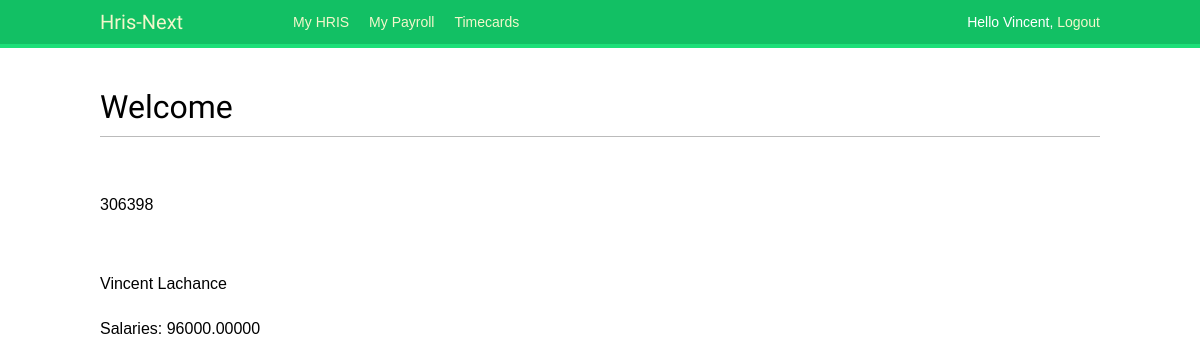
Before: /hris/employee/1/ (signed in) with the older database file.
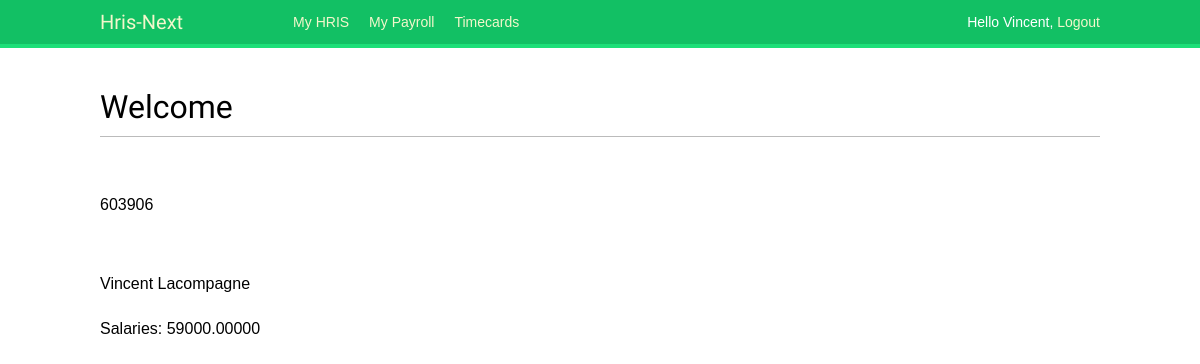
After: the same page with the newer database file.
### hris/models.py (models this page shows, shortened)
class Employee(models.Model):
    first_name = models.CharField(max_length=50, help_text='Enter employee\'s first name')
    last_name = models.CharField(max_length=50, help_text='Enter employee\'s last name')
    birthdate = models.DateField()
    sin_number = models.IntegerField()
    salary = models.DecimalField(max_digits = 16, decimal_places = 5)
    employee_number = models.IntegerField()
    hire_date = models.DateField()
    street_no = models.CharField(max_length=10, default=' ',help_text='Enter employee\'s address')
    street_name = models.CharField(max_length=50, default=' ',help_text='Enter employee\'s address')
    city = models.CharField(max_length=50, default=' ', help_text='Enter employee\'s address')
    post_code = models.CharField(max_length=7, default=' ',help_text='Enter employee\'s postal code')
    class Meta:
        ordering = ['last_name', 'first_name','birthdate']

### hris/views.py (the view)
# urls.py: path('employee/<int:pk>/',views.EmployeeDetailView.as_view(), name = 'employee-detail'),
class EmployeeDetailView(generic.DetailView):
    model = Employee

### hris/templates/hris/employee_detail.html (shortened to what this page needs)
{% extends "base_generic.html" %}
{% block content %}
<h1> Welcome </h1>
<br>
<p>{{ employee.employee_number }}</p>
<p>{{ employee.first_name }} {{ employee.last_name }}</p>
<p>Salaries: {{employee.salary}}</p>
<br>
{% endblock %}

Changed rows visible on the page:
changed Employee "Vincent": employee_number "306398" → "603906"; last_name "Lachance" → "Lacompagne"; salary "96000.00000" → "59000.00000"
